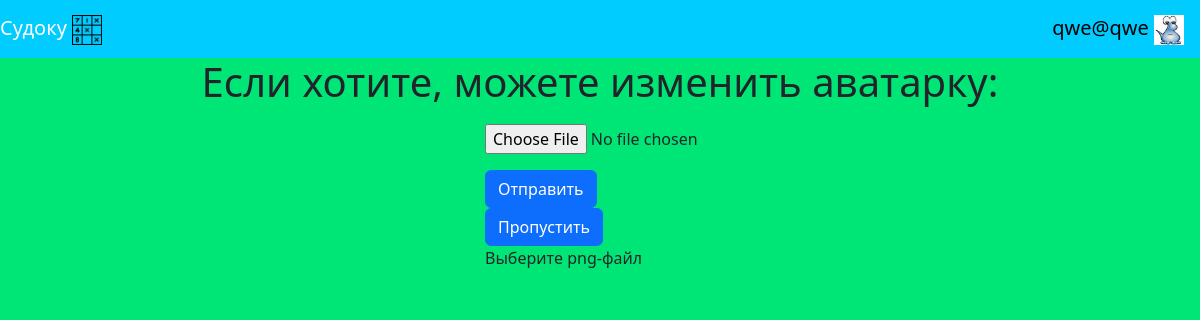
/load_photo (signed in), run on the app's committed database.
### data/users.py (models this page shows, shortened)
class User(SqlAlchemyBase, UserMixin, SerializerMixin):
    __tablename__ = 'users'
    id = sqlalchemy.Column(sqlalchemy.Integer,
                           primary_key=True, autoincrement=True)
    name = sqlalchemy.Column(sqlalchemy.String, nullable=True)
    about = sqlalchemy.Column(sqlalchemy.String, nullable=True)
    email = sqlalchemy.Column(sqlalchemy.String, nullable=True,
                              index=True, unique=True)
    hashed_password = sqlalchemy.Column(sqlalchemy.String, nullable=True)
    created_date = sqlalchemy.Column(sqlalchemy.DateTime,
                                     default=datetime.datetime.now)
    filename_of_image = sqlalchemy.Column(sqlalchemy.String,
                                          default="./static/img/image_of_user.png")
    comments = orm.relationship("Comment", back_populates='user')

### main.py (the view, shortened to what this page needs)
@app.route('/load_photo', methods=['GET', 'POST'])
def load_photo():
    if request.method == 'GET':
        if current_user.is_authenticated:
            return render_template('load_image_if_want.html', message='Выберите png-файл',
                                   title='Загрузка фото',
                                   filename=current_user.filename_of_image)
        else:
            return render_template('load_image_if_want.html', message='Выберите png-файл',
                                   title='Загрузка фото',
                                   filename="./static/img/image_of_user.png")

### data/db_session.py (called while the page is built)
def create_session() -> Session:
    global __factory
    return __factory()

### main.py (called while the page is built)
@login_manager.user_loader
def load_user(user_id):
    db_sess = db_session.create_session()
    return db_sess.query(User).get(user_id)

### templates/load_image_if_want.html (shortened to what this page needs)
{% extends "base.html" %}
{% block content %}
<link rel="stylesheet" type="text/css" href="/static/css/for_register.css" />
<body>
    <h1>Если хотите, можете изменить аватарку:</h1>
<div>
<form class="login_form" enctype="multipart/form-data" method="post">
    <input type="file" class="form-control-file" id="photo" name="file">
    <button type="submit" class="btn btn-primary">Отправить</button>
    <button type="submit" class="btn btn-primary">Пропустить</button>
    <div> {{ message }} </div>
</form>
</div>
</body>
{% endblock %}

### templates/base.html (shortened to what this page needs)
<!DOCTYPE html>
<html lang="en">
<head>
    <link href="https://cdn.jsdelivr.net/npm/bootstrap@5.3.0-alpha1/dist/css/bootstrap.min.css"
          rel="stylesheet"
>
</head>
<body style="background-color: #00e676">
    <header>
      <nav class="navbar" style="background-color: #00ccff">
          <a class="navbar-brand" style="color: #ffffff"
             href="/">Судоку
              <img src="/static/img/title_image.png" width="30"
                   height="30"></a>
          {% if current_user.is_authenticated %}
                  <a class="navbar-brand" href="/logout">{{ current_user.name }}
                  <img src="{{ filename }}" width="30" height="30" alt=""></a>
          {% else %}
                <p>
                    <a class="btn btn-primary" href="/register">Регистрация</a>
                    <a class="btn btn-primary" href="/login">Войти</a>
                </p>
          {% endif %}
      </nav>
    </header>
    <main role="main" class="container">
      {% block content %}{% endblock %}
    </main>
</body>
</html>

### static/css/for_register.css (style rules this page uses)
h1 { text-align: center }
form { max-width: 250px; padding: 10px; margin-left: auto; margin-right: auto; }

### data on the page
User: name "qwe@qwe", filename_of_image (picture)

### other printed values
{{ message }} "Выберите png-файл"
